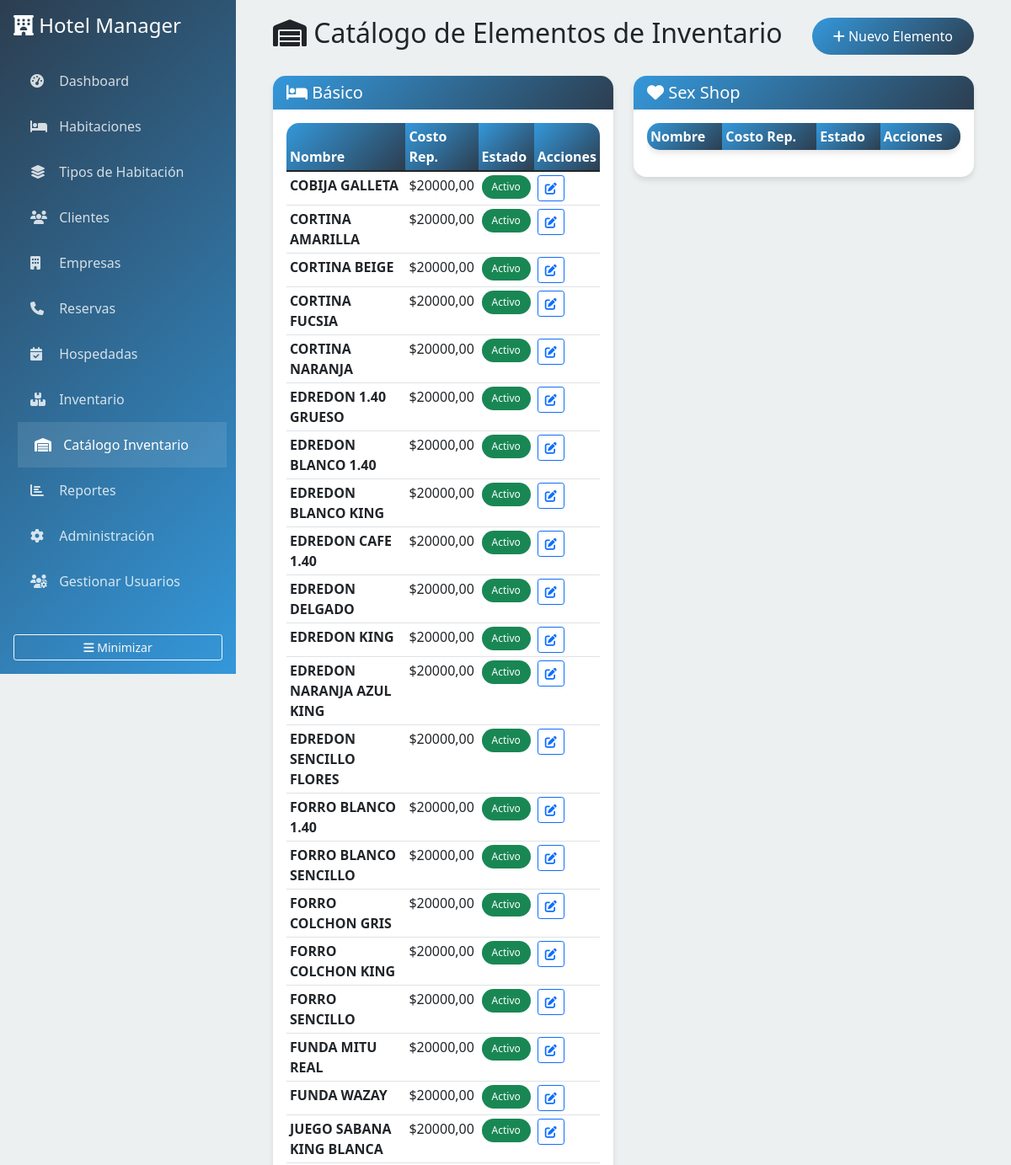
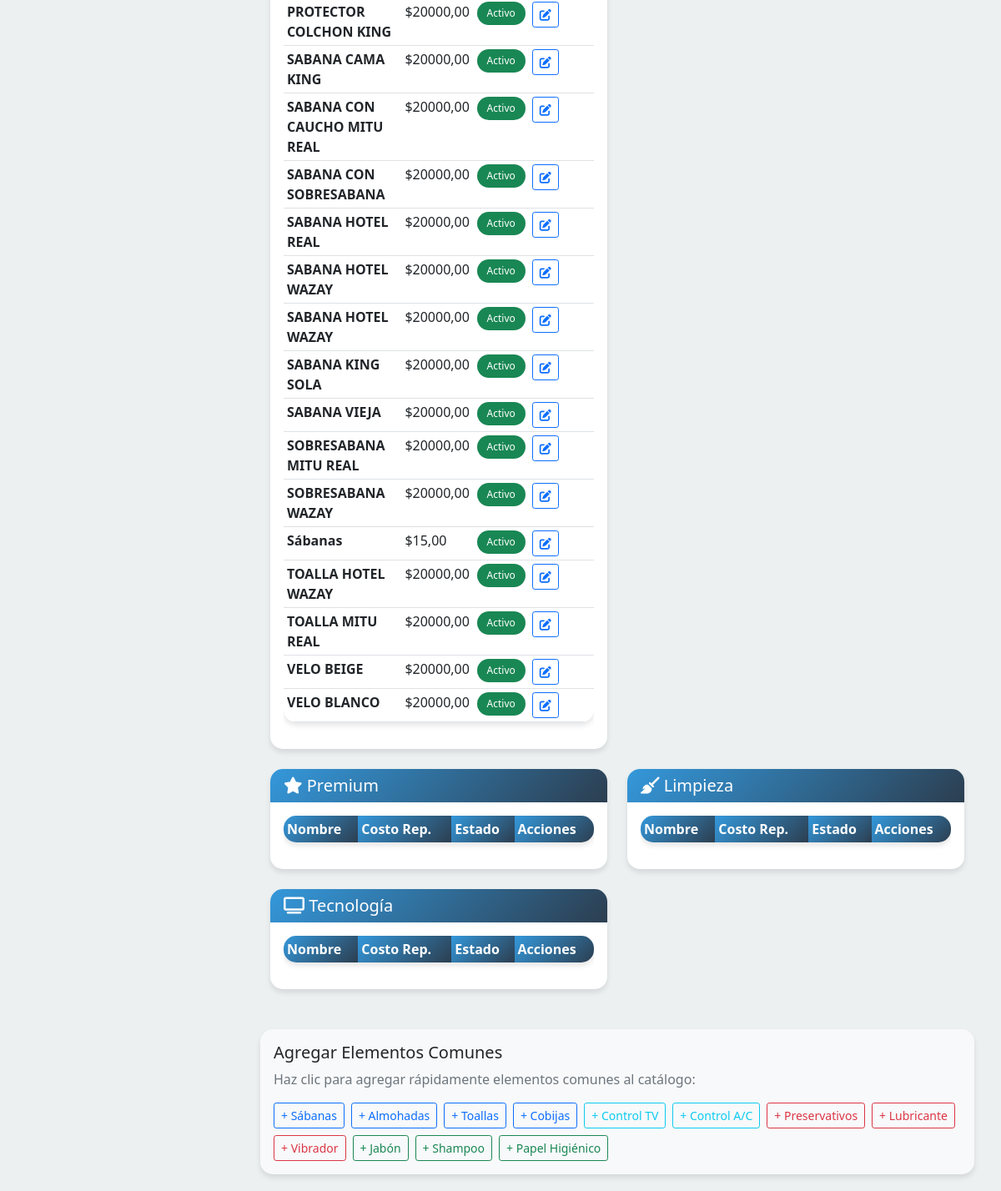
The app's page /inventario/elementos/ with its own data (2 pictures, top to bottom).
### hotel/models.py (models this page shows, shortened)
class ElementoInventario(models.Model):
    CATEGORIAS = [
        ('basico', 'Básico'),
        ('sexshop', 'Sex Shop'),
        ('premium', 'Premium'),
        ('limpieza', 'Limpieza'),
        ('tecnologia', 'Tecnología'),
    ]
    nombre = models.CharField(max_length=200, verbose_name="Nombre del Elemento")
    categoria = models.CharField(max_length=20, choices=CATEGORIAS, default='basico', verbose_name="Categoría")
    descripcion = models.TextField(blank=True, verbose_name="Descripción")
    costo_reposicion = models.DecimalField(
        max_digits=10,
        decimal_places=2,
        default=0,
        verbose_name="Costo de Reposición"
    )
    activo = models.BooleanField(default=True, verbose_name="Activo")
    class Meta:
        verbose_name = "Elemento de Inventario"
        verbose_name_plural = "Elementos de Inventario"
        ordering = ['categoria', 'nombre']

### hotel/views.py (the view, shortened to what this page needs)
# urls.py: path('inventario/elementos/', views.gestionar_elementos_inventario, name='gestionar_elementos_inventario'),
def gestionar_elementos_inventario(request):
    elementos = ElementoInventario.objects.all().order_by('categoria', 'nombre')
    context = {
        'elementos': elementos,
        'categorias': ElementoInventario.CATEGORIAS,
    }
    return render(request, 'hotel/gestionar_elementos_inventario.html', context)

### templates/hotel/gestionar_elementos_inventario.html (shortened to what this page needs)
{% extends 'base.html' %}
{% load static %}
{% block content %}
<div class="container-fluid">
    <div class="row mb-4">
        <div class="col-12">
            <div class="d-flex justify-content-between align-items-center">
                <h2><i class="fas fa-warehouse"></i> Catálogo de Elementos de Inventario</h2>
                <button class="btn btn-primary" data-bs-toggle="modal" data-bs-target="#modalCrearElemento">
                    <i class="fas fa-plus"></i> Nuevo Elemento
                </button>
            </div>
        </div>
    </div>
    <div class="row">
        {% for categoria_key, categoria_nombre in categorias %}
        <div class="col-md-6 mb-4">
            <div class="card">
                <div class="card-header bg-{{ categoria_key|default:'secondary' }}">
                    <h5 class="mb-0 text-white">
                        {% if categoria_key == 'basico' %}
                            <i class="fas fa-bed"></i> Básico
                        {% elif categoria_key == 'sexshop' %}
                            <i class="fas fa-heart"></i> Sex Shop
                        {% elif categoria_key == 'limpieza' %}
                            <i class="fas fa-broom"></i> Limpieza
                        {% elif categoria_key == 'tecnologia' %}
                            <i class="fas fa-tv"></i> Tecnología
                        {% elif categoria_key == 'premium' %}
                            <i class="fas fa-star"></i> Premium
                        {% else %}
                            {{ categoria_nombre }}
                        {% endif %}
                    </h5>
                </div>
                <div class="card-body">
                    <div class="table-responsive">
                        <table class="table table-sm">
                            <thead>
                                <tr>
                                    <th>Nombre</th>
                                    <th>Costo Rep.</th>
                                    <th>Estado</th>
                                    <th>Acciones</th>
                                </tr>
                            </thead>
                            <tbody>
                                {% for elemento in elementos %}
                                {% if elemento.categoria == categoria_key %}
                                <tr>
                                    <td>
                                        <strong>{{ elemento.nombre }}</strong>
                                    </td>
                                    <td>${{ elemento.costo_reposicion|floatformat:2 }}</td>
                                    <td>
                                        {% if elemento.activo %}
                                        <span class="badge bg-success">Activo</span>
                                        {% else %}
                                        <span class="badge bg-danger">Inactivo</span>
                                        {% endif %}
                                    </td>
                                    <td>
                                        <button class="btn btn-sm btn-outline-primary"
                                                onclick="editarElemento({{ elemento.id }}, '{{ elemento.nombre }}', '{{ elemento.categoria }}', {{ elemento.costo_reposicion }}, '{{ elemento.descripcion }}')">
                                            <i class="fas fa-edit"></i>
                                        </button>
                                    </td>
                                </tr>
                                {% endif %}
                                {% endfor %}
                            </tbody>
                        </table>
                    </div>
                </div>
            </div>
        </div>
        {% endfor %}
    </div>
</div>
<div class="row mt-4">
    <div class="col-12">
        <div class="card bg-light">
            <div class="card-body">
                <h5 class="card-title">Agregar Elementos Comunes</h5>
                <p class="text-muted">Haz clic para agregar rápidamente elementos comunes al catálogo:</p>
                <div class="d-flex flex-wrap gap-2">
                    <button class="btn btn-sm btn-outline-primary" onclick="agregarRapido('Sábanas', 'basico', 15)">
                        + Sábanas
                    </button>
                    <button class="btn btn-sm btn-outline-primary" onclick="agregarRapido('Almohadas', 'basico', 10)">
                        + Almohadas
                    </button>
                    <button class="btn btn-sm btn-outline-primary" onclick="agregarRapido('Toallas', 'basico', 8)">
                        + Toallas
                    </button>
                    <button class="btn btn-sm btn-outline-primary" onclick="agregarRapido('Cobijas', 'basico', 20)">
                        + Cobijas
                    </button>
                    <button class="btn btn-sm btn-outline-info" onclick="agregarRapido('Control Remoto TV', 'tecnologia', 25)">
                        + Control TV
                    </button>
                    <button class="btn btn-sm btn-outline-info" onclick="agregarRapido('Control A/C', 'tecnologia', 30)">
                        + Control A/C
                    </button>
                    <button class="btn btn-sm btn-outline-danger" onclick="agregarRapido('Preservativos', 'sexshop', 5)">
                        + Preservativos
                    </button>
                    <button class="btn btn-sm btn-outline-danger" onclick="agregarRapido('Lubricante', 'sexshop', 15)">
                        + Lubricante
                    </button>
                    <button class="btn btn-sm btn-outline-danger" onclick="agregarRapido('Vibrador', 'sexshop', 50)">
                        + Vibrador
                    </button>
                    <button class="btn btn-sm btn-outline-success" onclick="agregarRapido('Jabón', 'limpieza', 3)">
                        + Jabón
                    </button>
                    <button class="btn btn-sm btn-outline-success" onclick="agregarRapido('Shampoo', 'limpieza', 5)">
                        + Shampoo
                    </button>
                    <button class="btn btn-sm btn-outline-success" onclick="agregarRapido('Papel Higiénico', 'limpieza', 2)">
                        + Papel Higiénico
                    </button>
                </div>
            </div>
        </div>
    </div>
</div>
{% endblock %}

### templates/base.html (style rules this page uses)
:root { --primary-color: #2c3e50; --secondary-color: #3498db; --success-color: #27ae60; --warning-color: #f39c12; --danger-color: #e74c3c; --light-bg: #ecf0f1; }
body { background-color: var(--light-bg); font-family: 'Segoe UI', Tahoma, Geneva, Verdana, sans-serif; }
.card { border: none; border-radius: 15px; box-shadow: 0 4px 6px rgba(0, 0, 0, 0.1); transition: transform 0.3s ease; }
.card-header { background: linear-gradient(135deg, var(--secondary-color), var(--primary-color)); color: white; border-radius: 15px 15px 0 0 !important; border: none; }
.btn-primary { background: linear-gradient(135deg, var(--secondary-color), var(--primary-color)); border: none; border-radius: 25px; padding: 10px 25px; transition: all 0.3s ease; }
.table { background: white; border-radius: 15px; overflow: hidden; box-shadow: 0 4px 6px rgba(0, 0, 0, 0.1); }
.table thead th { background: linear-gradient(135deg, var(--secondary-color), var(--primary-color)); color: white; border: none; font-weight: 600; }
.badge { padding: 8px 12px; border-radius: 20px; font-weight: 500; }

### records on screen
ElementoInventario: nombre "COBIJA GALLETA", costo_reposicion "20000,00", activo "Activo"
ElementoInventario: nombre "CORTINA AMARILLA", costo_reposicion "20000,00", activo "Activo"
ElementoInventario: nombre "CORTINA BEIGE", costo_reposicion "20000,00", activo "Activo"
ElementoInventario: nombre "CORTINA FUCSIA", costo_reposicion "20000,00", activo "Activo"
ElementoInventario: nombre "CORTINA NARANJA", costo_reposicion "20000,00", activo "Activo"
ElementoInventario: nombre "EDREDON 1.40 GRUESO", costo_reposicion "20000,00", activo "Activo"
ElementoInventario: nombre "EDREDON BLANCO 1.40", costo_reposicion "20000,00", activo "Activo"
ElementoInventario: nombre "EDREDON BLANCO KING", costo_reposicion "20000,00", activo "Activo"
ElementoInventario: nombre "EDREDON CAFE 1.40", costo_reposicion "20000,00", activo "Activo"
ElementoInventario: nombre "EDREDON DELGADO", costo_reposicion "20000,00", activo "Activo"
ElementoInventario: nombre "EDREDON KING", costo_reposicion "20000,00", activo "Activo"
ElementoInventario: nombre "EDREDON NARANJA AZUL KING", costo_reposicion "20000,00", activo "Activo"
ElementoInventario: nombre "EDREDON SENCILLO FLORES", costo_reposicion "20000,00", activo "Activo"
ElementoInventario: nombre "FORRO BLANCO 1.40", costo_reposicion "20000,00", activo "Activo"
ElementoInventario: nombre "FORRO BLANCO SENCILLO", costo_reposicion "20000,00", activo "Activo"
ElementoInventario: nombre "FORRO COLCHON GRIS", costo_reposicion "20000,00", activo "Activo"
ElementoInventario: nombre "FORRO COLCHON KING", costo_reposicion "20000,00", activo "Activo"
ElementoInventario: nombre "FORRO SENCILLO", costo_reposicion "20000,00", activo "Activo"
ElementoInventario: nombre "FUNDA MITU REAL", costo_reposicion "20000,00", activo "Activo"
ElementoInventario: nombre "FUNDA WAZAY", costo_reposicion "20000,00", activo "Activo"
ElementoInventario: nombre "JUEGO SABANA KING BLANCA", costo_reposicion "20000,00", activo "Activo"
ElementoInventario: nombre "PROTECTOR COLCHON KING", costo_reposicion "20000,00", activo "Activo"
ElementoInventario: nombre "SABANA CAMA KING", costo_reposicion "20000,00", activo "Activo"
ElementoInventario: nombre "SABANA CON CAUCHO MITU REAL", costo_reposicion "20000,00", activo "Activo"
ElementoInventario: nombre "SABANA CON SOBRESABANA", costo_reposicion "20000,00", activo "Activo"
ElementoInventario: nombre "SABANA HOTEL REAL", costo_reposicion "20000,00", activo "Activo"
ElementoInventario: nombre "SABANA HOTEL WAZAY", costo_reposicion "20000,00", activo "Activo"
ElementoInventario: nombre "SABANA HOTEL WAZAY", costo_reposicion "20000,00", activo "Activo"
ElementoInventario: nombre "SABANA KING SOLA", costo_reposicion "20000,00", activo "Activo"
ElementoInventario: nombre "SABANA VIEJA", costo_reposicion "20000,00", activo "Activo"
ElementoInventario: nombre "SOBRESABANA MITU REAL", costo_reposicion "20000,00", activo "Activo"
ElementoInventario: nombre "SOBRESABANA WAZAY", costo_reposicion "20000,00", activo "Activo"
ElementoInventario: nombre "Sábanas", costo_reposicion "15,00", activo "Activo"
ElementoInventario: nombre "TOALLA HOTEL WAZAY", costo_reposicion "20000,00", activo "Activo"
ElementoInventario: nombre "TOALLA MITU REAL", costo_reposicion "20000,00", activo "Activo"
ElementoInventario: nombre "VELO BEIGE", costo_reposicion "20000,00", activo "Activo"
ElementoInventario: nombre "VELO BLANCO", costo_reposicion "20000,00", activo "Activo"
